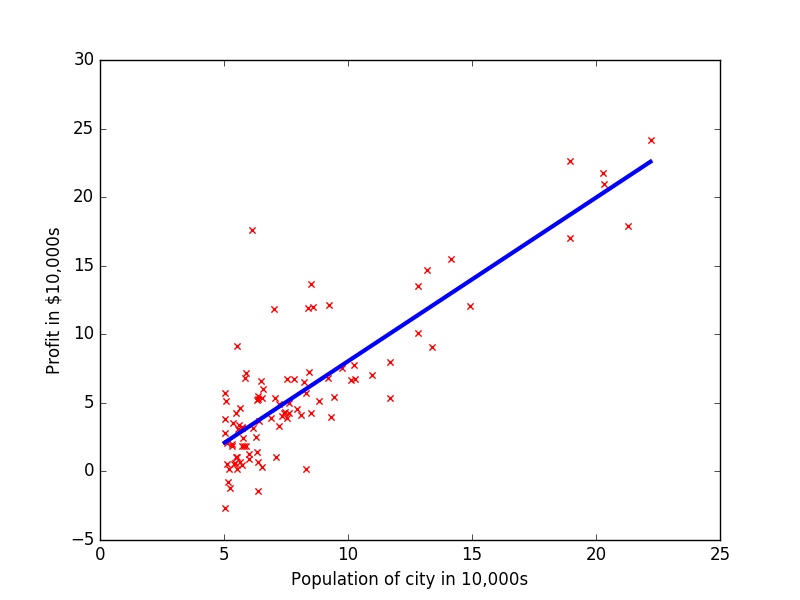

This figure's Python source:
#Copyright (C) 2016 Daisuke Hashimoto. All Rights Reserved.
import numpy as np
import matplotlib.pyplot as plt
import pandas as pd
from sklearn import linear_model

print '*************************'
print '***ex1data1***'
_data = pd.read_csv('ex1data1.txt', header=None)
plt.scatter(_data[0], _data[1], marker='x', c='r')
plt.xlabel('Population of city in 10,000s')
plt.ylabel('Profit in $10,000s')
_X = np.array([_data[0]]).T
_y = np.array(_data[1])
_model = linear_model.LinearRegression()
_model.fit(_X, _y)
print 'Coefficients:', _model.coef_
print 'Intercept:', _model.intercept_
print 'R2:', _model.score(_X, _y)
print 'J:', np.mean( (_model.predict(_X) - _y)**2 ) / 2.0
_px = np.arange(_X.min(), _X.max(), 0.01)[:,np.newaxis]
_py = _model.predict(_px)
plt.plot(_px, _py, color='blue', linewidth=3)
plt.show()
print 'Predict: For population = 35,000, we predict a profit of', _model.predict(3.5)
print 'Predict: For population = 70,000, we predict a profit of', _model.predict(7.0)


print '*************************'
print '***ex1data2***'
_data = pd.read_csv('ex1data2.txt', header=None)
_X = np.array([_data[0],_data[1]]).T
_y = np.array(_data[2])
_model = linear_model.LinearRegression()
_model.fit(_X, _y)
print '\tfor [1650, 3], we predict $', _model.predict(np.array([[1650,3]]))
print 'Coefficients:', _model.coef_
print 'Intercept:', _model.intercept_
print 'R2:', _model.score(_X, _y)
print 'J:', np.mean( (_model.predict(_X) - _y)**2 ) / 2.0
